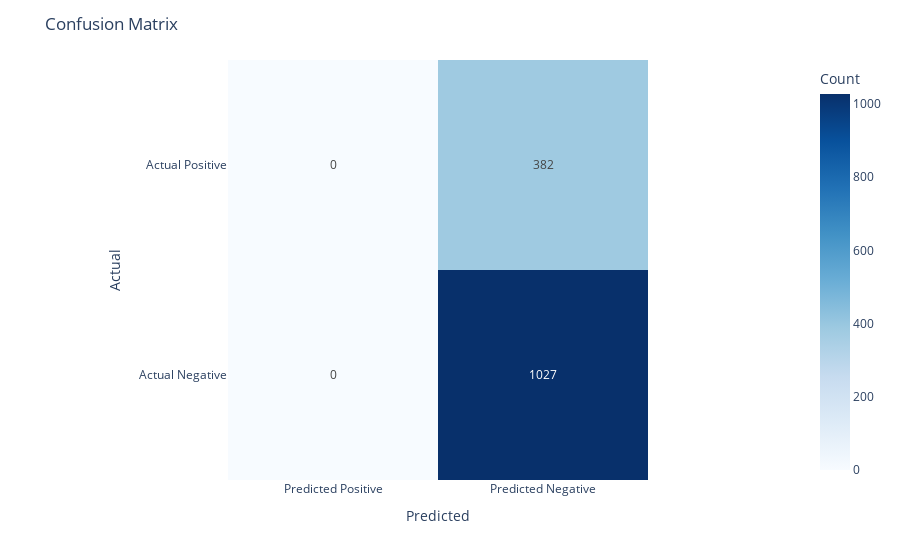
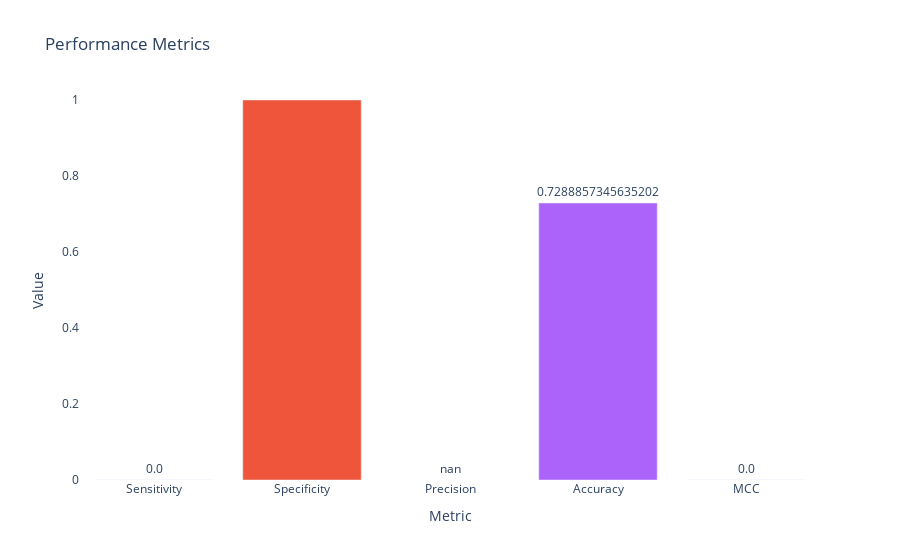

Here is the notebook cell these charts were saved with, in order:
### Code cell
majority_class = y_train.value_counts().idxmax()
X_test['target'] = majority_class
y_true = y_test
y_pred = X_test['target']

evaluation(y_true, y_pred)

### Figure 1 — Plotly figure (JSON) as saved in the notebook; plotly's stock layout.template omitted (floating-point values rounded to 4 significant figures)
{"data": [{"coloraxis": "coloraxis", "hovertemplate": "Predicted: %{x}<br>Actual: %{y}<br>Count: %{z}<extra></extra>", "name": "0", "showscale": true, "texttemplate": "%{z}", "type": "heatmap", "x": ["Predicted Positive", "Predicted Negative"], "xaxis": "x", "y": ["Actual Positive", "Actual Negative"], "yaxis": "y", "z": [[0, 382], [0, 1027]]}], "layout": {"coloraxis": {"colorbar": {"title": {"text": "Count"}}, "colorscale": [[0, "rgb(247,251,255)"], [0.125, "rgb(222,235,247)"], [0.25, "rgb(198,219,239)"], [0.375, "rgb(158,202,225)"], [0.5, "rgb(107,174,214)"], [0.625, "rgb(66,146,198)"], [0.75, "rgb(33,113,181)"], [0.875, "rgb(8,81,156)"], [1, "rgb(8,48,107)"]]}, "margin": {"t": 60}, "title": {"text": "Confusion Matrix"}, "xaxis": {"anchor": "y", "constrain": "domain", "domain": [0, 1], "scaleanchor": "y", "title": {"text": "Predicted"}}, "yaxis": {"anchor": "x", "autorange": "reversed", "constrain": "domain", "domain": [0, 1], "title": {"text": "Actual"}}}}

### Figure 2 — Plotly figure (JSON) as saved in the notebook; plotly's stock layout.template omitted (floating-point values rounded to 4 significant figures)
{"data": [{"marker": {"color": ["#636EFA", "#EF553B", "#00CC96", "#AB63FA", "#FFA500"]}, "text": ["0.0", "1.0", "nan", "0.7288857345635202", "0.0"], "textposition": "outside", "type": "bar", "x": ["Sensitivity", "Specificity", "Precision", "Accuracy", "MCC"], "y": [0, 1, null, 0.7289, 0]}], "layout": {"plot_bgcolor": "white", "title": {"text": "Performance Metrics"}, "xaxis": {"title": {"text": "Metric"}}, "yaxis": {"range": [0, 1], "title": {"text": "Value"}}}}
